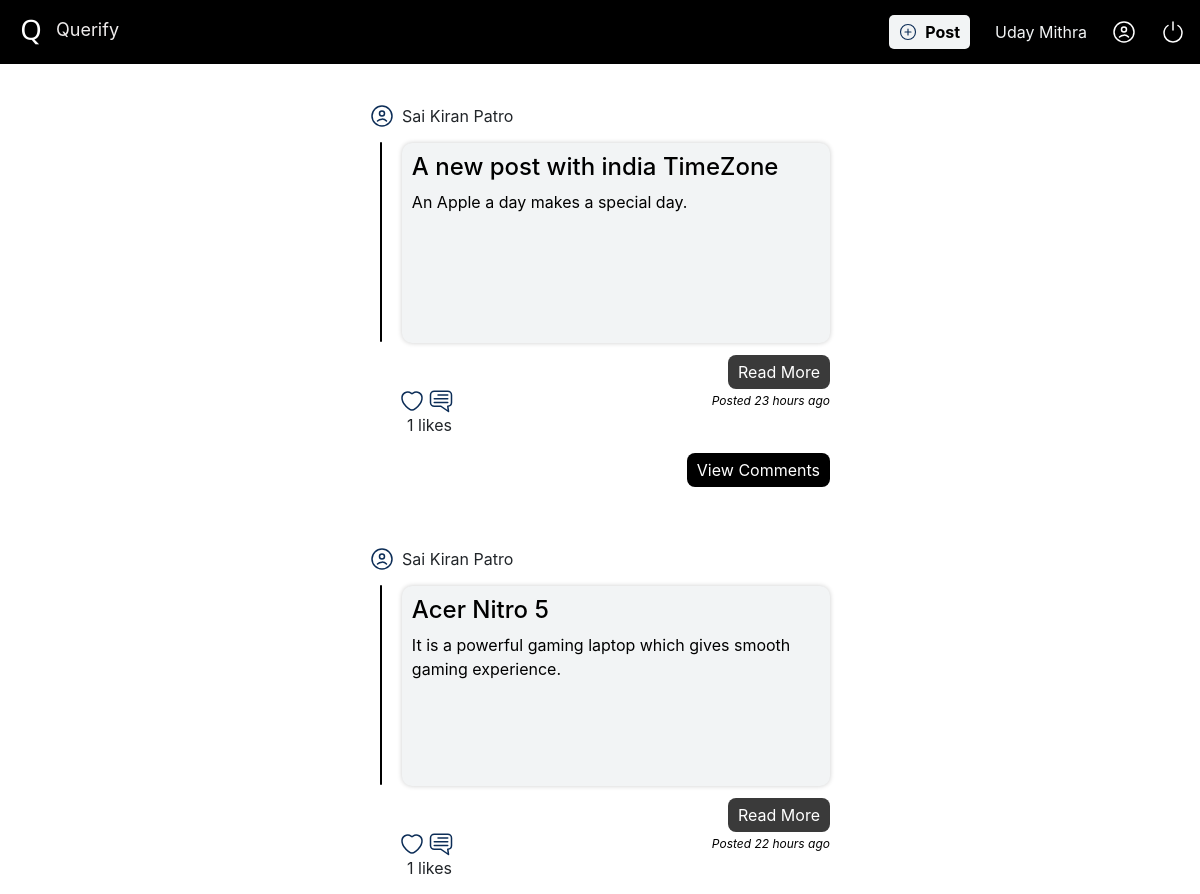
Before: / (signed in, upper part) with the older database file.
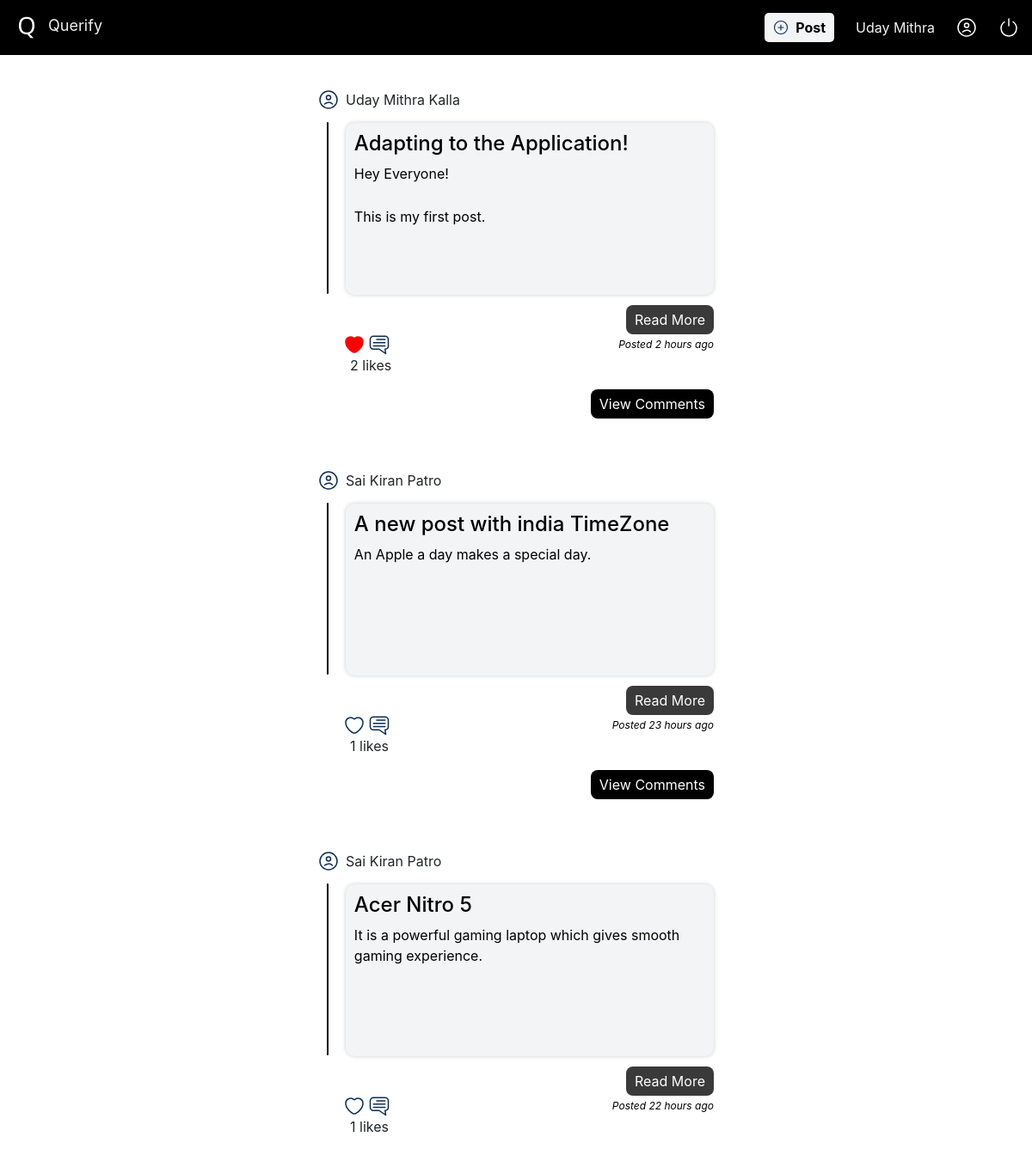
After: the same page with the newer database file.
### Website/models.py (models this page shows)
class Post(db.Model):
    id=db.Column(db.Integer, primary_key=True)
    userId=db.Column(db.Integer, db.ForeignKey('user.id'))
    title=db.Column(db.String(1000))
    content=db.Column(db.Text)
    date=db.Column(db.DateTime(timezone='Asia/Kolkata'), default=func.date(func.now()))

### Website/views.py (the view)
@views.route('/', methods=['GET', 'POST'])
@login_required
def home():
    if request.method == 'GET':
        userPostInfo,all_posts =get_user_info('all')
        return render_template('Home.html', all_posts=all_posts[::-1],users=userPostInfo[::-1], postCategory=True)
    else:
        serverMessage=request.args.get('message')
        serverCategory=request.args.get('category')
        return render_template('Home.html',message=serverMessage, category=serverCategory)

### Website/models.py (called while the page is built)
def get_user_id():
    return current_user.id if current_user.is_authenticated else None

### Website/views.py (called while the page is built)
def get_likes_count():
    all_posts=Post.query.all()
    likesCount=[]
    for post in all_posts:
        likeCount=Likes.query.filter_by(postId=post.id).count()
        likesCount.append(likeCount)
    return likesCount

def get_user_info(fetchRequest):
    all_posts=Post.query.all() if fetchRequest=='all' else Post.query.filter_by(id=fetchRequest)
    userPostInfo=[]
    likesCount=get_likes_count()
    index=0
    for post in all_posts:
        user=User.query.filter_by(id=post.userId).first()
        user_id = get_user_id()
        record = Likes.query.filter_by(postId=post.id, userId=user_id).first()
        record = True if record else False
        userObject={'userFullName':user.firstName+" "+user.lastName,'postedDate':"-".join(str(post.date)[0:10].split('-')[::-1]),'postLikes':likesCount[index],'postId':post.id,'postLiked':record}
        userPostInfo.append(userObject)
        index+=1
    return [userPostInfo,all_posts]

### Website/templates/Home.html (shortened to what this page needs)
<!DOCTYPE html>
<html lang="en">
<head>
    <link rel="stylesheet" href="{{ url_for('static', filename='Css/styles.css')}}" />
    <link rel="stylesheet" href="https://cdn.jsdelivr.net/npm/bootstrap@4.0.0/dist/css/bootstrap.min.css">
</head>
<body>
  <header>
    <nav class="navContainer" >
      <div class="leftHeader">
        <img src="{{ url_for('static', filename='Images/LogoNew.png') }}" alt="Querify Logo"/>&nbsp;
        <span style="font-size: 18px;;">Querify</span>
      </div>
      <div class="rightHeader">
        <button class="postButton" onclick="window.location.href='/post'"><img src="{{ url_for('static', filename='Images/Post.svg')}}"/>Post</button>
        {% if current_user.is_authenticated %}
        <a id="userName" href="/profile"> {{ current_user.firstName }}</a>
        {% endif %}
        <img src="{{ url_for('static', filename='Images/UserIcon.svg')}}" alt="User Icon"/>
        <img  class="logoutButton" alt="Logout" src="{{ url_for('static', filename='Images/Poweroff.svg')}}" onclick="window.location.href='/logout'"/>
      </div>
    </nav>
</header>
 <div class="containerHome">
    {% for item in all_posts %}
      <div class="postContainer">
        <div class="postHeader"><img src="{{ url_for('static', filename='Images/User.svg')}}"/> <span>{{ users[loop.index-1]['userFullName'] }}</span></div>
        <div class="postContentContainer">
          <div class="postContent">
            <h2>{{ item.title }}</h2>
            {{ item.content | safe }}
          </div>
        </div>
        <div class="readMore">
           <button class="read-more">Read More</button>
        </div>
        <div class="dateActionContainer">
          <div class="postActions">
            {% if users[loop.index-1]['postLiked'] %}
            <img class="disLikesImg" style="margin-left: 30px;" data-post-id="{{ users[loop.index-1]['postId'] }}" src="{{ url_for('static', filename='Images/heartRed.svg')}}"/>
            {% else %}
            <img class="likesImg" style="margin-left: 30px;" data-post-id="{{ users[loop.index-1]['postId'] }}" src="{{ url_for('static', filename='Images/heartWhite.svg')}}"/>
            {% endif %}
            <img class="commentImg" data-post-id="{{ users[loop.index-1]['postId'] }}" src="{{ url_for('static', filename='Images/Comment.svg')}}"/>
          </div>
          <span class="postedDate">Posted {{ item.date | time_ago }}</span>
        </div>
        <p class="postLikeCount" style="margin-left: 37px;">{{ users[loop.index-1]['postLikes'] }} likes</p>
        <div class="showComments">
           <a href="/comment/{{ users[loop.index-1]['postId'] }}" > View Comments</a>
        </div>
      </div>
      {% endfor %}
 </div>
</body>
</html>

Changed rows visible on the page:
added Post: users "Uday Mithra Kalla", title "Adapting to the Application!", content "Hey Everyone! This is my first post.", date "2 hours ago", users "2"
